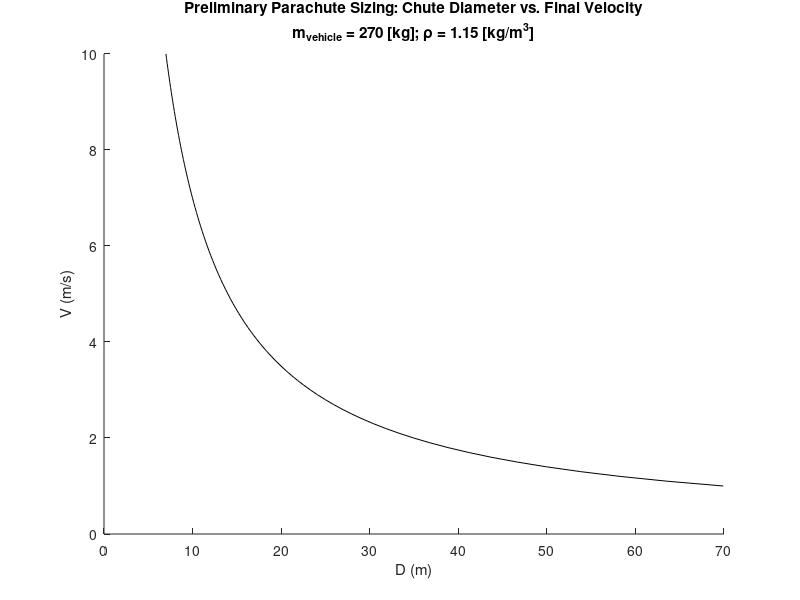

Write MATLAB code to recreate this figure.
clear; clc; clf; close all;

%% Preliminary Parachute Size

g = 9.81;
m = 270;
rho = 1.15; % [kg/m^3] at around 0.75 km altitude
C_d = 1.2;

v = [1:0.1:10];

D = sqrt(8*(m*g)./(pi*rho*C_d*v.^2));

figure(1);
hold on;
title({['Preliminary Parachute Sizing: Chute Diameter vs. Final Velocity']; ['m_{vehicle} = ', num2str(m), ' [kg]; \rho = ', num2str(rho), ' [kg/m^3]']});  % Title
xlabel('D (m)');  % x-axis label
ylabel('V (m/s)');   % y-axis label

plot(D, v, 'k-');
hold off;